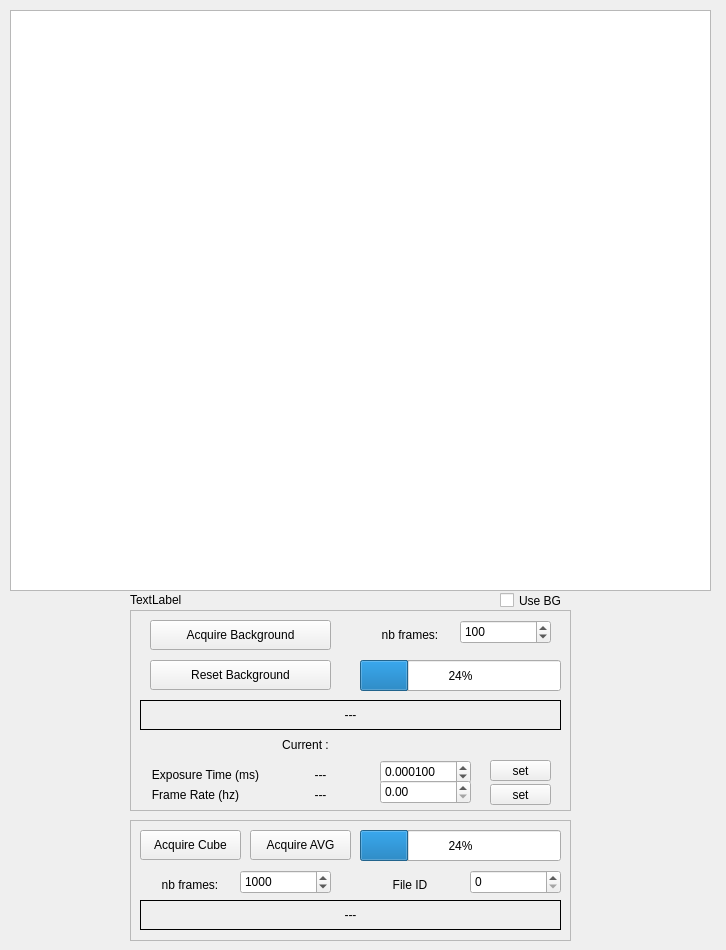
<?xml version="1.0" encoding="UTF-8"?>
<ui version="4.0">
 <class>Form</class>
 <widget class="QWidget" name="Form">
  <property name="geometry">
   <rect>
    <x>0</x>
    <y>0</y>
    <width>726</width>
    <height>950</height>
   </rect>
  </property>
  <property name="windowTitle">
   <string>Form</string>
  </property>
  <widget class="GraphicsView" name="imageView">
   <property name="geometry">
    <rect>
     <x>10</x>
     <y>10</y>
     <width>701</width>
     <height>581</height>
    </rect>
   </property>
  </widget>
  <widget class="QLabel" name="freqLabel">
   <property name="geometry">
    <rect>
     <x>130</x>
     <y>590</y>
     <width>271</width>
     <height>20</height>
    </rect>
   </property>
   <property name="text">
    <string>TextLabel</string>
   </property>
  </widget>
  <widget class="QCheckBox" name="bgCheckBox">
   <property name="geometry">
    <rect>
     <x>500</x>
     <y>590</y>
     <width>95</width>
     <height>21</height>
    </rect>
   </property>
   <property name="text">
    <string>Use BG</string>
   </property>
  </widget>
  <widget class="QFrame" name="frame">
   <property name="geometry">
    <rect>
     <x>130</x>
     <y>610</y>
     <width>441</width>
     <height>201</height>
    </rect>
   </property>
   <property name="frameShape">
    <enum>QFrame::StyledPanel</enum>
   </property>
   <property name="frameShadow">
    <enum>QFrame::Raised</enum>
   </property>
   <widget class="QSpinBox" name="nbFrameBgBox">
    <property name="geometry">
     <rect>
      <x>330</x>
      <y>10</y>
      <width>91</width>
      <height>24</height>
     </rect>
    </property>
    <property name="minimum">
     <number>1</number>
    </property>
    <property name="maximum">
     <number>1000</number>
    </property>
    <property name="value">
     <number>100</number>
    </property>
   </widget>
   <widget class="QLabel" name="ditLabel_1">
    <property name="geometry">
     <rect>
      <x>10</x>
      <y>150</y>
      <width>131</width>
      <height>30</height>
     </rect>
    </property>
    <property name="text">
     <string>Exposure Time (ms)</string>
    </property>
    <property name="alignment">
     <set>Qt::AlignCenter</set>
    </property>
   </widget>
   <widget class="QProgressBar" name="progressBgBar">
    <property name="geometry">
     <rect>
      <x>230</x>
      <y>50</y>
      <width>201</width>
      <height>31</height>
     </rect>
    </property>
    <property name="value">
     <number>24</number>
    </property>
   </widget>
   <widget class="QPushButton" name="fpsButton">
    <property name="geometry">
     <rect>
      <x>360</x>
      <y>174</y>
      <width>61</width>
      <height>21</height>
     </rect>
    </property>
    <property name="text">
     <string>set</string>
    </property>
   </widget>
   <widget class="QPushButton" name="acqBgButton">
    <property name="geometry">
     <rect>
      <x>20</x>
      <y>10</y>
      <width>181</width>
      <height>30</height>
     </rect>
    </property>
    <property name="text">
     <string>Acquire Background</string>
    </property>
   </widget>
   <widget class="QPushButton" name="ditButton">
    <property name="geometry">
     <rect>
      <x>360</x>
      <y>150</y>
      <width>61</width>
      <height>21</height>
     </rect>
    </property>
    <property name="text">
     <string>set</string>
    </property>
   </widget>
   <widget class="QLabel" name="nbFrameBgLabel">
    <property name="geometry">
     <rect>
      <x>230</x>
      <y>10</y>
      <width>100</width>
      <height>30</height>
     </rect>
    </property>
    <property name="text">
     <string>nb frames:</string>
    </property>
    <property name="alignment">
     <set>Qt::AlignCenter</set>
    </property>
   </widget>
   <widget class="QLabel" name="logBgLabel">
    <property name="geometry">
     <rect>
      <x>10</x>
      <y>90</y>
      <width>421</width>
      <height>30</height>
     </rect>
    </property>
    <property name="frameShape">
     <enum>QFrame::Box</enum>
    </property>
    <property name="text">
     <string>---</string>
    </property>
    <property name="alignment">
     <set>Qt::AlignCenter</set>
    </property>
   </widget>
   <widget class="QPushButton" name="resetBgButton">
    <property name="geometry">
     <rect>
      <x>20</x>
      <y>50</y>
      <width>181</width>
      <height>30</height>
     </rect>
    </property>
    <property name="text">
     <string>Reset Background</string>
    </property>
   </widget>
   <widget class="QLabel" name="fpsLabel_1">
    <property name="geometry">
     <rect>
      <x>0</x>
      <y>170</y>
      <width>131</width>
      <height>30</height>
     </rect>
    </property>
    <property name="text">
     <string>Frame Rate (hz)</string>
    </property>
    <property name="alignment">
     <set>Qt::AlignCenter</set>
    </property>
   </widget>
   <widget class="QLabel" name="ditStatusLabel">
    <property name="geometry">
     <rect>
      <x>140</x>
      <y>150</y>
      <width>101</width>
      <height>30</height>
     </rect>
    </property>
    <property name="text">
     <string>---</string>
    </property>
    <property name="alignment">
     <set>Qt::AlignCenter</set>
    </property>
   </widget>
   <widget class="QLabel" name="fpsStatusLabel">
    <property name="geometry">
     <rect>
      <x>140</x>
      <y>170</y>
      <width>101</width>
      <height>30</height>
     </rect>
    </property>
    <property name="text">
     <string>---</string>
    </property>
    <property name="alignment">
     <set>Qt::AlignCenter</set>
    </property>
   </widget>
   <widget class="QDoubleSpinBox" name="ditBox">
    <property name="geometry">
     <rect>
      <x>250</x>
      <y>150</y>
      <width>91</width>
      <height>24</height>
     </rect>
    </property>
    <property name="decimals">
     <number>6</number>
    </property>
    <property name="maximum">
     <double>1000.000000000000000</double>
    </property>
    <property name="singleStep">
     <double>0.000001000000000</double>
    </property>
    <property name="value">
     <double>0.000100000000000</double>
    </property>
   </widget>
   <widget class="QLabel" name="ditLabel_2">
    <property name="geometry">
     <rect>
      <x>120</x>
      <y>120</y>
      <width>111</width>
      <height>30</height>
     </rect>
    </property>
    <property name="text">
     <string>Current :</string>
    </property>
    <property name="alignment">
     <set>Qt::AlignCenter</set>
    </property>
   </widget>
   <widget class="QDoubleSpinBox" name="fpsBox">
    <property name="geometry">
     <rect>
      <x>250</x>
      <y>170</y>
      <width>91</width>
      <height>24</height>
     </rect>
    </property>
    <property name="decimals">
     <number>2</number>
    </property>
    <property name="maximum">
     <double>1000.000000000000000</double>
    </property>
    <property name="singleStep">
     <double>0.100000000000000</double>
    </property>
    <property name="value">
     <double>0.000000000000000</double>
    </property>
   </widget>
  </widget>
  <widget class="QFrame" name="frame_2">
   <property name="geometry">
    <rect>
     <x>130</x>
     <y>820</y>
     <width>441</width>
     <height>121</height>
    </rect>
   </property>
   <property name="frameShape">
    <enum>QFrame::StyledPanel</enum>
   </property>
   <property name="frameShadow">
    <enum>QFrame::Raised</enum>
   </property>
   <widget class="QSpinBox" name="nbFrameBox">
    <property name="geometry">
     <rect>
      <x>110</x>
      <y>50</y>
      <width>91</width>
      <height>24</height>
     </rect>
    </property>
    <property name="minimum">
     <number>1</number>
    </property>
    <property name="maximum">
     <number>10000</number>
    </property>
    <property name="value">
     <number>1000</number>
    </property>
   </widget>
   <widget class="QLabel" name="logLabel">
    <property name="geometry">
     <rect>
      <x>10</x>
      <y>80</y>
      <width>421</width>
      <height>30</height>
     </rect>
    </property>
    <property name="frameShape">
     <enum>QFrame::Box</enum>
    </property>
    <property name="text">
     <string>---</string>
    </property>
    <property name="alignment">
     <set>Qt::AlignCenter</set>
    </property>
   </widget>
   <widget class="QPushButton" name="acqButton">
    <property name="geometry">
     <rect>
      <x>10</x>
      <y>10</y>
      <width>101</width>
      <height>30</height>
     </rect>
    </property>
    <property name="text">
     <string>Acquire Cube</string>
    </property>
   </widget>
   <widget class="QLabel" name="nbFrameLabel">
    <property name="geometry">
     <rect>
      <x>10</x>
      <y>50</y>
      <width>100</width>
      <height>30</height>
     </rect>
    </property>
    <property name="text">
     <string>nb frames:</string>
    </property>
    <property name="alignment">
     <set>Qt::AlignCenter</set>
    </property>
   </widget>
   <widget class="QProgressBar" name="progressBar">
    <property name="geometry">
     <rect>
      <x>230</x>
      <y>10</y>
      <width>201</width>
      <height>31</height>
     </rect>
    </property>
    <property name="value">
     <number>24</number>
    </property>
   </widget>
   <widget class="QSpinBox" name="frameIdBox">
    <property name="geometry">
     <rect>
      <x>340</x>
      <y>50</y>
      <width>91</width>
      <height>24</height>
     </rect>
    </property>
    <property name="minimum">
     <number>0</number>
    </property>
    <property name="maximum">
     <number>10000</number>
    </property>
    <property name="value">
     <number>0</number>
    </property>
   </widget>
   <widget class="QLabel" name="frameIdLabel">
    <property name="geometry">
     <rect>
      <x>230</x>
      <y>50</y>
      <width>100</width>
      <height>30</height>
     </rect>
    </property>
    <property name="text">
     <string>File ID</string>
    </property>
    <property name="alignment">
     <set>Qt::AlignCenter</set>
    </property>
   </widget>
   <widget class="QPushButton" name="acqAvgButton">
    <property name="geometry">
     <rect>
      <x>120</x>
      <y>10</y>
      <width>101</width>
      <height>30</height>
     </rect>
    </property>
    <property name="text">
     <string>Acquire AVG</string>
    </property>
   </widget>
  </widget>
  <zorder>frame_2</zorder>
  <zorder>frame</zorder>
  <zorder>imageView</zorder>
  <zorder>freqLabel</zorder>
  <zorder>bgCheckBox</zorder>
 </widget>
 <customwidgets>
  <customwidget>
   <class>GraphicsView</class>
   <extends>QGraphicsView</extends>
   <header>pyqtgraph</header>
  </customwidget>
 </customwidgets>
 <resources/>
 <connections/>
</ui>
